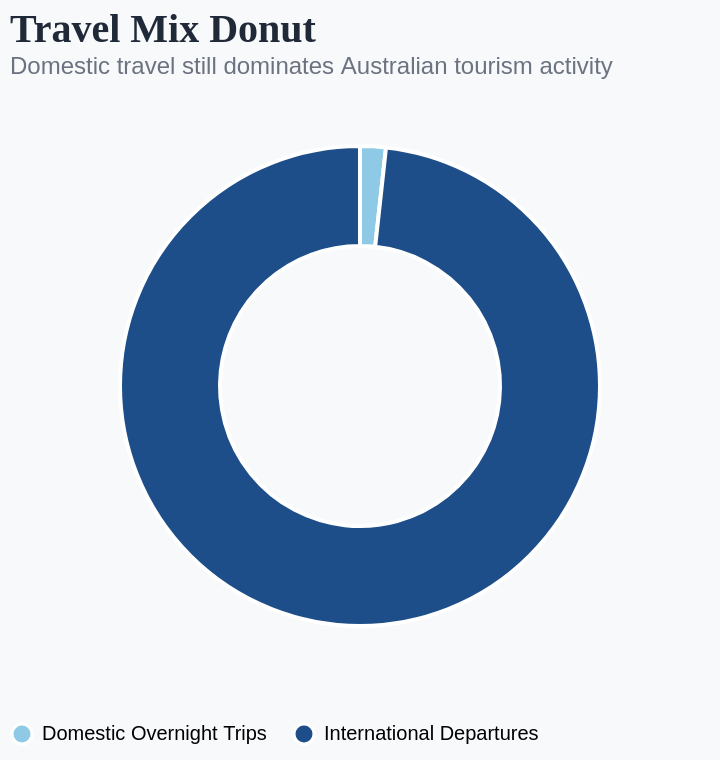

Here is the Vega-Lite specification saved for this chart:
### Vega-Lite specification from a JSON file in a GitHub repository (floating-point values rounded to 4 significant figures)
{"$schema": "https://vega.github.io/schema/vega-lite/v6.json", "background": "#f8f9fb", "title": {"text": "Travel Mix Donut", "subtitle": "Domestic travel still dominates Australian tourism activity", "anchor": "start", "font": "Georgia", "fontSize": 20, "subtitleFontSize": 12, "color": "#1f2937", "subtitleColor": "#6b7280"}, "width": 350, "height": 300, "data": {"values": [{"type": "Domestic Overnight Trips", "trips": 29538}, {"type": "International Departures", "trips": 1679600}]}, "mark": {"type": "arc", "innerRadius": 70, "outerRadius": 120, "stroke": "white", "strokeWidth": 2}, "encoding": {"theta": {"field": "trips", "type": "quantitative"}, "color": {"field": "type", "type": "nominal", "scale": {"range": ["#8ecae6", "#1d4e89"]}, "legend": {"title": null, "orient": "bottom"}}, "tooltip": [{"field": "type", "type": "nominal", "title": "Travel Type"}, {"field": "trips", "type": "quantitative", "title": "Trips", "format": ","}]}, "config": {"view": {"stroke": null}}}
